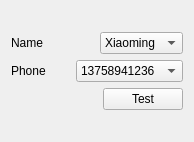
<?xml version="1.0" encoding="UTF-8"?>
<ui version="4.0">
 <class>CallingTest</class>
 <widget class="QWidget" name="CallingTest">
  <property name="geometry">
   <rect>
    <x>0</x>
    <y>0</y>
    <width>194</width>
    <height>142</height>
   </rect>
  </property>
  <property name="windowTitle">
   <string>Form</string>
  </property>
  <layout class="QGridLayout" name="gridLayout">
   <item row="0" column="0">
    <layout class="QVBoxLayout" name="verticalLayout">
     <item>
      <layout class="QHBoxLayout" name="horizontalLayout">
       <item>
        <widget class="QLabel" name="label">
         <property name="text">
          <string>Name</string>
         </property>
        </widget>
       </item>
       <item>
        <widget class="QComboBox" name="combobox_name_">
         <item>
          <property name="text">
           <string>Xiaoming</string>
          </property>
         </item>
        </widget>
       </item>
      </layout>
     </item>
     <item>
      <layout class="QHBoxLayout" name="horizontalLayout_2">
       <item>
        <widget class="QLabel" name="label_2">
         <property name="text">
          <string>Phone</string>
         </property>
        </widget>
       </item>
       <item>
        <widget class="QComboBox" name="combobox_phone_">
         <item>
          <property name="text">
           <string>13758941236</string>
          </property>
         </item>
         <item>
          <property name="text">
           <string>14586972375</string>
          </property>
         </item>
         <item>
          <property name="text">
           <string>13998764523</string>
          </property>
         </item>
         <item>
          <property name="text">
           <string>13525869542</string>
          </property>
         </item>
        </widget>
       </item>
      </layout>
     </item>
     <item>
      <layout class="QHBoxLayout" name="horizontalLayout_3">
       <item>
        <spacer name="horizontalSpacer">
         <property name="orientation">
          <enum>Qt::Horizontal</enum>
         </property>
         <property name="sizeHint" stdset="0">
          <size>
           <width>40</width>
           <height>20</height>
          </size>
         </property>
        </spacer>
       </item>
       <item>
        <widget class="QPushButton" name="pushbutton_test_">
         <property name="text">
          <string>Test</string>
         </property>
        </widget>
       </item>
      </layout>
     </item>
    </layout>
   </item>
  </layout>
 </widget>
 <resources/>
 <connections/>
</ui>
